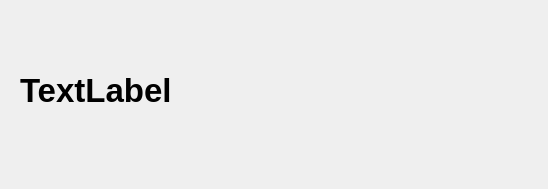
<?xml version="1.0" encoding="UTF-8"?>
<ui version="4.0">
 <class>MainWindow</class>
 <widget class="QMainWindow" name="MainWindow">
  <property name="geometry">
   <rect>
    <x>0</x>
    <y>0</y>
    <width>548</width>
    <height>189</height>
   </rect>
  </property>
  <property name="windowTitle">
   <string>MainWindow</string>
  </property>
  <widget class="QWidget" name="centralwidget">
   <widget class="QLabel" name="label">
    <property name="geometry">
     <rect>
      <x>20</x>
      <y>30</y>
      <width>491</width>
      <height>121</height>
     </rect>
    </property>
    <property name="font">
     <font>
      <pointsize>25</pointsize>
      <weight>75</weight>
      <bold>true</bold>
     </font>
    </property>
    <property name="text">
     <string>TextLabel</string>
    </property>
   </widget>
  </widget>
  <widget class="QMenuBar" name="menubar">
   <property name="geometry">
    <rect>
     <x>0</x>
     <y>0</y>
     <width>548</width>
     <height>21</height>
    </rect>
   </property>
  </widget>
 </widget>
 <resources/>
 <connections/>
</ui>
